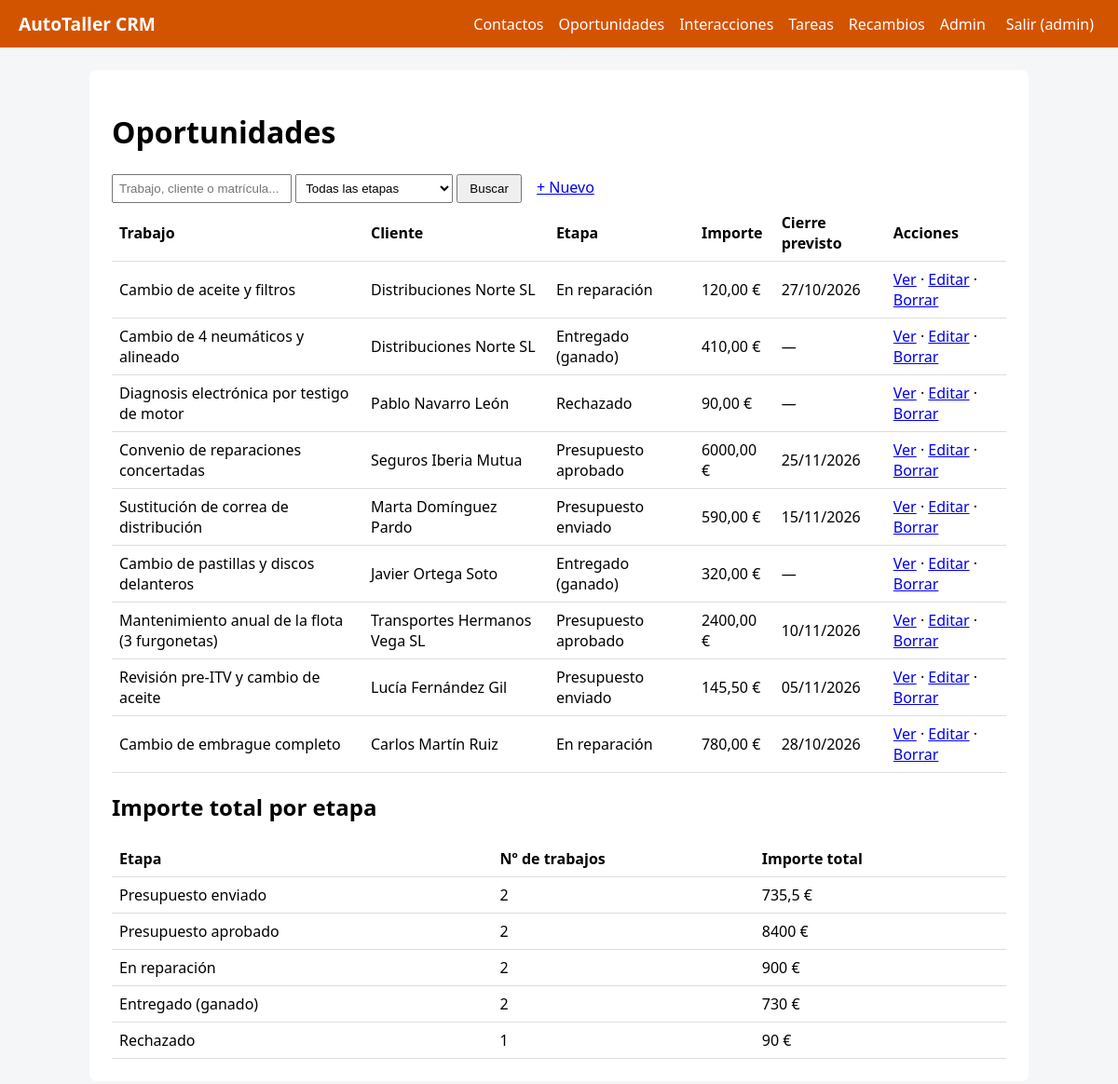
The page /oportunidades/ (signed in) on the database its author committed.
### oportunidades/models.py (models this page shows, shortened)
class Oportunidad(models.Model):
    ETAPA_GANADA = 'entregado'              # Trabajo terminado, entregado y cobrado = oportunidad GANADA
    ETAPA_EN_REPARACION = 'en_reparacion'   # Coche dentro del taller (la usa la métrica del panel)
    ETAPAS = [
        ('presupuesto', 'Presupuesto enviado'),
        ('aprobado', 'Presupuesto aprobado'),
        (ETAPA_EN_REPARACION, 'En reparación'),
        (ETAPA_GANADA, 'Entregado (ganado)'),
        ('rechazado', 'Rechazado'),
    ]
    titulo = models.CharField(max_length=150)
    contacto = models.ForeignKey(
        'contactos.Contacto',
        on_delete=models.CASCADE,
        related_name='oportunidades'
    )
    etapa = models.CharField(max_length=20, choices=ETAPAS, default='presupuesto')
    importe = models.DecimalField(
        max_digits=10,
        decimal_places=2,
        default=0
    )
    cierre_previsto = models.DateField(null=True, blank=True)
    class Meta:
        ordering = ['-id']
        verbose_name_plural = 'oportunidades'

### contactos/models.py (models this page shows, shortened)
class Contacto(models.Model):
    TIPOS = [
        ('particular', 'Cliente particular'),
        ('empresa', 'Empresa / flota'),
        ('proveedor', 'Proveedor de recambios'),   # OJO: el módulo recambios filtra por este valor
        ('aseguradora', 'Aseguradora'),
        ('otro', 'Otro'),
    ]
    nombre = models.CharField(max_length=120)                        # Texto corto. max_length es OBLIGATORIO
    tipo = models.CharField(max_length=20, choices=TIPOS, default='particular')  # choices -> desplegable en formularios
    email = models.EmailField(blank=True)                            # blank=True -> se puede dejar vacío
    telefono = models.CharField(max_length=30, blank=True)           # Teléfono como texto (admite +34, espacios)
    notas = models.TextField(blank=True)                             # Texto largo
    creado = models.DateTimeField(auto_now_add=True)                 # auto_now_add -> fecha de creación automática
    matricula = models.CharField(max_length=15, blank=True, help_text='Ej: 1234 BCD')
    vehiculo = models.CharField('vehículo', max_length=80, blank=True, help_text='Marca y modelo')
    class Meta:
        ordering = ['nombre']              # Orden por defecto. '-campo' = descendente
    def __str__(self):
        return self.nombre                 # Cómo se muestra el objeto en admin, desplegables, títulos

### oportunidades/views.py (the view)
# urls.py: path('', views.index, name='index'),                          # /contactos/
@login_required
def index(request):
    q = request.GET.get('q', '').strip()
    objetos = Oportunidad.objects.select_related('contacto')
    if q:
        objetos = objetos.filter(
            Q(titulo__icontains=q) |
            Q(contacto__nombre__icontains=q) |
            Q(contacto__matricula__icontains=q)
        )
    etapa = request.GET.get('etapa', '')
    if etapa:
        objetos = objetos.filter(etapa=etapa)
    agrupado = {
        fila['etapa']: fila
        for fila in Oportunidad.objects.values('etapa').annotate(total=Sum('importe'), n=Count('id'))
    }
    totales = []
    for valor, texto in Oportunidad.ETAPAS:
        fila = agrupado.get(valor)
        totales.append({
            'etapa': texto,                           # Nombre visible de la etapa
            'n': fila['n'] if fila else 0,            # Nº de trabajos (0 si no hay ninguno)
            'total': fila['total'] if fila else 0,    # Suma de importes (0 si no hay ninguno)
        })
    return render(
        request,
        'oportunidades/lista.html',
        {'objetos': objetos, 'q': q, 'etapa': etapa, 'etapas': Oportunidad.ETAPAS, 'totales': totales}
    )

### core/context_processors.py (called while the page is built)
def crm(request):
    return {
        'NOMBRE_CRM': settings.NOMBRE_CRM,
        'COLOR': settings.COLOR_PRINCIPAL,
        'modulos': [{'nombre': m.capitalize(), 'url': f'{m}:index'} for m in settings.MODULOS_CRM],
    }

### oportunidades/templates/oportunidades/lista.html (shortened to what this page needs)
{% extends 'core/base.html' %}
{% block content %}
<h1>Oportunidades</h1>
<form method="get">
 <input name="q" value="{{ q }}" placeholder="Trabajo, cliente o matrícula...">
 <select name="etapa">
  <option value="">Todas las etapas</option>
 </select>
 <button>Buscar</button>
 <a class="btn" href="{% url 'oportunidades:crear' %}">+ Nuevo</a>
</form>
<table>
 <tr><th>Trabajo</th><th>Cliente</th><th>Etapa</th><th>Importe</th><th>Cierre previsto</th><th>Acciones</th></tr>
 {% for o in objetos %}
 <tr><td>{{ o.titulo }}</td><td>{{ o.contacto }}</td><td>{{ o.get_etapa_display }}</td><td>{{ o.importe }} €</td>
  <td>{{ o.cierre_previsto|date:"d/m/Y"|default:"—" }}</td>
  <td><a href="{% url 'oportunidades:detalle' o.pk %}">Ver</a> ·
      <a href="{% url 'oportunidades:editar' o.pk %}">Editar</a> ·
      <a href="{% url 'oportunidades:borrar' o.pk %}">Borrar</a></td></tr>
 {% empty %}<tr><td colspan="6">No hay datos todavía.</td></tr>
 {% endfor %}
</table>
<h2>Importe total por etapa</h2>
<table>
 <tr><th>Etapa</th><th>Nº de trabajos</th><th>Importe total</th></tr>
 {% for t in totales %}
 <tr><td>{{ t.etapa }}</td><td>{{ t.n }}</td><td>{{ t.total }} €</td></tr>
 {% endfor %}
</table>
{% endblock %}

### core/templates/core/base.html (shortened to what this page needs)
<!doctype html>
<html lang="es"><head><meta charset="utf-8">
</head>
<body>
<nav>
 <a class="marca" href="{% url 'inicio' %}">{{ NOMBRE_CRM }}</a>
 {% for m in modulos %}<a href="{% url m.url %}">{{ m.nombre }}</a>{% endfor %}
 {% if user.is_staff %}<a href="/admin/">Admin</a>{% endif %}
 {% if user.is_authenticated %}
  <form method="post" action="{% url 'logout' %}" style="margin:0">{% csrf_token %}<button>Salir ({{ user.username }})</button></form>
 {% endif %}
</nav>
<main>
 {% block content %}{% endblock %}
</main>
</body></html>

### rows shown on the page
Oportunidad: titulo "Cambio de aceite y filtros", contacto "Distribuciones Norte SL", etapa "En reparación", importe "120,00", cierre_previsto "27/10/2026"
Oportunidad: titulo "Cambio de 4 neumáticos y alineado", contacto "Distribuciones Norte SL", etapa "Entregado (ganado)", importe "410,00", cierre_previsto "—"
Oportunidad: titulo "Diagnosis electrónica por testigo de motor", contacto "Pablo Navarro León", etapa "Rechazado", importe "90,00", cierre_previsto "—", n "1", total "90"
Oportunidad: titulo "Convenio de reparaciones concertadas", contacto "Seguros Iberia Mutua", etapa "Presupuesto aprobado", importe "6000,00", cierre_previsto "25/11/2026"
Oportunidad: titulo "Sustitución de correa de distribución", contacto "Marta Domínguez Pardo", etapa "Presupuesto enviado", importe "590,00", cierre_previsto "15/11/2026"
Oportunidad: titulo "Cambio de pastillas y discos delanteros", contacto "Javier Ortega Soto", etapa "Entregado (ganado)", importe "320,00", cierre_previsto "—"
Oportunidad: titulo "Mantenimiento anual de la flota (3 furgonetas)", contacto "Transportes Hermanos Vega SL", etapa "Presupuesto aprobado", importe "2400,00", cierre_previsto "10/11/2026"
Oportunidad: titulo "Revisión pre-ITV y cambio de aceite", contacto "Lucía Fernández Gil", etapa "Presupuesto enviado", importe "145,50", cierre_previsto "05/11/2026"
Oportunidad: titulo "Cambio de embrague completo", contacto "Carlos Martín Ruiz", etapa "En reparación", importe "780,00", cierre_previsto "28/10/2026"

### other values the page prints
{{ NOMBRE_CRM }} "AutoTaller CRM"
{{ m.nombre }} "Contactos" "Oportunidades" "Interacciones" "Tareas" "Recambios"
{{ user.username }} "admin"
{{ t.etapa }} "Presupuesto enviado" "Presupuesto aprobado" "En reparación" "Entregado (ganado)"
{{ t.n }} "2" "2" "2" "2"
{{ t.total }} "735,5" "8400" "900" "730"
